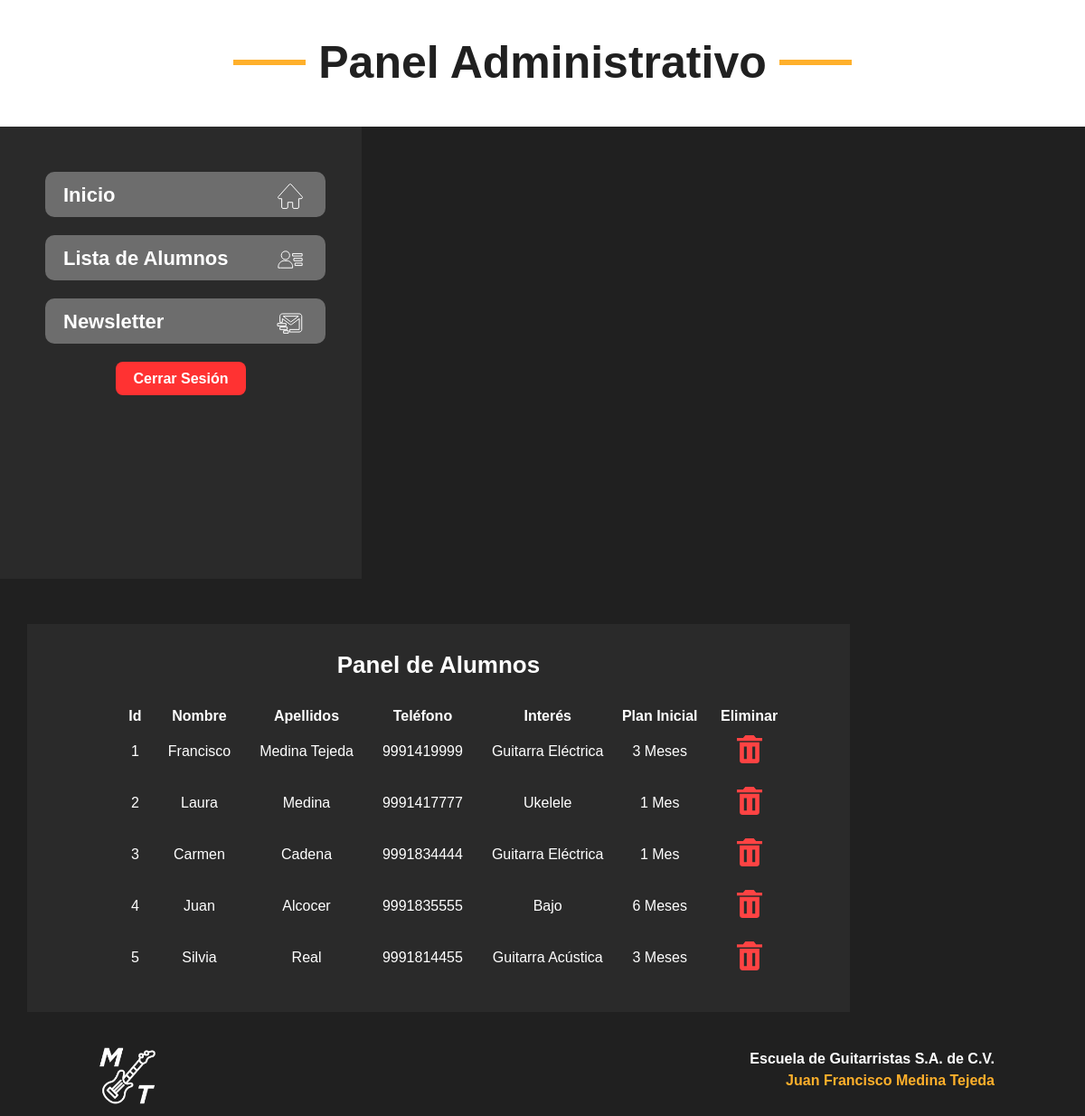
The page /admin/panel_alumnos.php (signed in) on the database its author committed.
### tables this page shows
CREATE TABLE `alumnos` (
  `id` int(11) NOT NULL,
  `nombre` varchar(100) NOT NULL,
  `apellidos` varchar(150) DEFAULT NULL,
  `interes` varchar(50) NOT NULL,
  `telefono` varchar(11) NOT NULL,
  `plan_inicial` varchar(100) NOT NULL
);

### admin/panel_alumnos.php (the view, shortened to what this page needs)
<!DOCTYPE html>
<html lang="en">
<head>
    <link rel="stylesheet" href="../style.css">
</head>
<body>
    <?php include "header_admin.php"; ?>
    <div class="ancho_pantalla">
        <?php include "menu_admin.php"; ?>
        <div class="panel_inicio">
            <h3>Panel de Alumnos</h3>
            <table class="tabla_clientes">
                <tr>
                    <th>Id</th>
                    <th>Nombre</th>
                    <th>Apellidos</th>
                    <th>Teléfono</th>
                    <th>Interés</th>
                    <th>Plan Inicial</th>
                    <th>Eliminar</th>
                </tr>
                <tr>
                    <?php
                        include "conexion.php";
                        $todos_clientes = "SELECT * FROM alumnos ORDER BY id ASC";
                        $resultado = mysqli_query($conectar, $todos_clientes);
                        while($fila = mysqli_fetch_assoc($resultado)){
                    ?>
                        <td><?php echo $fila["id"]; ?></td>
                        <td><?php echo $fila["nombre"]; ?></td>
                        <td><?php echo $fila["apellidos"]; ?></td>
                        <td><?php echo $fila["telefono"]; ?></td>
                        <td><?php echo $fila["interes"]; ?></td>
                        <td><?php echo $fila["plan_inicial"]; ?></td>
                        <td><a href="#" onclick="validar('eliminaralumno.php?id=<?php echo $fila['id']; ?>')"><img class="trash_red" src="../img/iconos/trash_red.svg" alt="Icono de Basura"></a></td>
                </tr>
                    <?php
                        }
                    ?>
            </table>
        </div>
    </div>
    <footer>
        <div class="ancho">
            <div class="contenedor_logofooter">
                <img src="../img/White_Logo.png" class="logo_footer" alt="Logo de la Academia">
            </div>
            <div class="contenedor_textofooter">
                <h4>Escuela de Guitarristas S.A. de C.V.</h4>
                <h4 class="naranja">Juan Francisco Medina Tejeda</h4>
            </div>
        </div>
    </footer>
</body>
</html>

### admin/header_admin.php
<div class="header_admin">
        <div class="ancho">
            <hr class="hrheader_admin">
            <h1>Panel Administrativo</h1>
            <hr class="hrheader_admin">
        </div>
</div>

### admin/menu_admin.php
<div class="menu_admin">
            <a href="panel_admin.php">
                <div class="item_admin bg-gris">
                    <div class="texto_item_admin">
                        <h4>Inicio</h4>
                    </div>
                    <div class="icono_menu icono_casa_blanco"></div>
                </div>
            </a>
            <a href="panel_alumnos.php">
                <div id="item_alumnos" class="item_admin bg-gris">
                    <div class="texto_item_admin">
                        <h4>Lista de Alumnos</h4>
                    </div>
                    <div id="icono_alumnos" class="icono_menu icono_alumnos_blanco"></div>
                </div>
            </a>
            <a href="panel_newsletter.php">
                <div id="item_news" class="item_admin bg-gris">
                    <div class="texto_item_admin">
                        <h4>Newsletter</h4>
                    </div>
                    <div id="icono_news" class="icono_menu icono_newsletter_blanco"></div>
                </div>
            </a>
            <div class="contenedor_btn_cerrarsesion">
                <a href="salir.php" class="btn_cerrarsesion">Cerrar Sesión</a>
            </div>
</div>

### style.css (style rules this page uses)
body { background-color: #202020; }
html { scroll-behavior: smooth; }
* { color: #fff; font-family: 'Gotham', sans-serif; margin: 0; padding: 0; box-sizing: border-box; }
.ancho { position: relative; max-width: 1000px; margin: auto; padding-bottom: 0px; }
.ancho_pantalla { max-width: 100%; margin: auto; }
.naranja { color: #ffb02b; }
h1 { font-size: 50px; }
h3 { font-size: 26px; }
.tabla_tipos th, td { padding: 10px 15px; }
footer { width: 100%; background-color: #202020; height: fit-content; padding-top: 30px; }
.contenedor_logofooter { width: fit-content; float: left; }
.logo_footer { width: 80px; }
.contenedor_textofooter { margin-top: 10px; text-align: right; float: right; line-height: 24px; }
.header_admin { width: 100%; height: 140px; background-color: #fff; color: #202020; text-align: center; padding-top: 40px; }
.header_admin h1 { color: #202020; display: inline-block; vertical-align: middle; }
.hrheader_admin { display: inline-block; vertical-align: middle; width: 80px; height: 6px; background-color: #ffb02b; border: none; margin: 0px 10px; }
.contenedor_btn_cerrarsesion { display: block; width: fit-content; margin: auto; padding: 10px; }
.btn_cerrarsesion { padding: 10px 20px; border-radius: 8px; background-color: #ff3232; color: white; font-weight: bold; transition: 0.3s; text-decoration: none; width: 160px; }
.panel_inicio { display: inline-block; background-color: #2a2a2a; width: 910px; margin-left: 30px; margin-top: 50px; padding: 30px; vertical-align: top; }
.panel_inicio h3 { text-align: center; margin-bottom: 30px; }
.menu_admin { display: inline-block; width: 400px; height: 500px; background-color: #2a2a2a; padding: 50px; }
.menu_admin a { text-decoration: none; }
.item_admin { width: 310px; height: 50px; border-radius: 10px; color: #fff; text-decoration: none; padding: 12px 20px; font-size: 22px; margin-bottom: 20px; transition: 0.3s; }
.bg-gris { background-color: #6d6d6d; }
.texto_item_admin { display: inline-block; width: 200px; margin-right: 30px; }
.icono_casa_blanco { background-image: url(img/iconos/Iconos_home_white.svg); }
.icono_alumnos_blanco { background-image: url(img/iconos/Iconos_alumnos_white.svg); }
.icono_newsletter_blanco { background-image: url(img/iconos/Iconos_mail_white.svg); }
.icono_menu { display: inline-block; width: 30px; height: 30px; vertical-align: middle; }
.tabla_clientes { margin: auto; }
.tabla_clientes th:nth-child(7), td:nth-child(7) { position: relative; left: 20px; }
.tabla_clientes td { text-align: center; }
.trash_red { width: 28px; }

### rows shown on the page
alumnos: id "1", nombre "Francisco", apellidos "Medina Tejeda", telefono "9991419999", interes "Guitarra Eléctrica", plan_inicial "3 Meses"
alumnos: id "2", nombre "Laura", apellidos "Medina", telefono "9991417777", interes "Ukelele", plan_inicial "1 Mes"
alumnos: id "3", nombre "Carmen", apellidos "Cadena", telefono "9991834444", interes "Guitarra Eléctrica", plan_inicial "1 Mes"
alumnos: id "4", nombre "Juan", apellidos "Alcocer", telefono "9991835555", interes "Bajo", plan_inicial "6 Meses"
alumnos: id "5", nombre "Silvia", apellidos "Real", telefono "9991814455", interes "Guitarra Acústica", plan_inicial "3 Meses"
